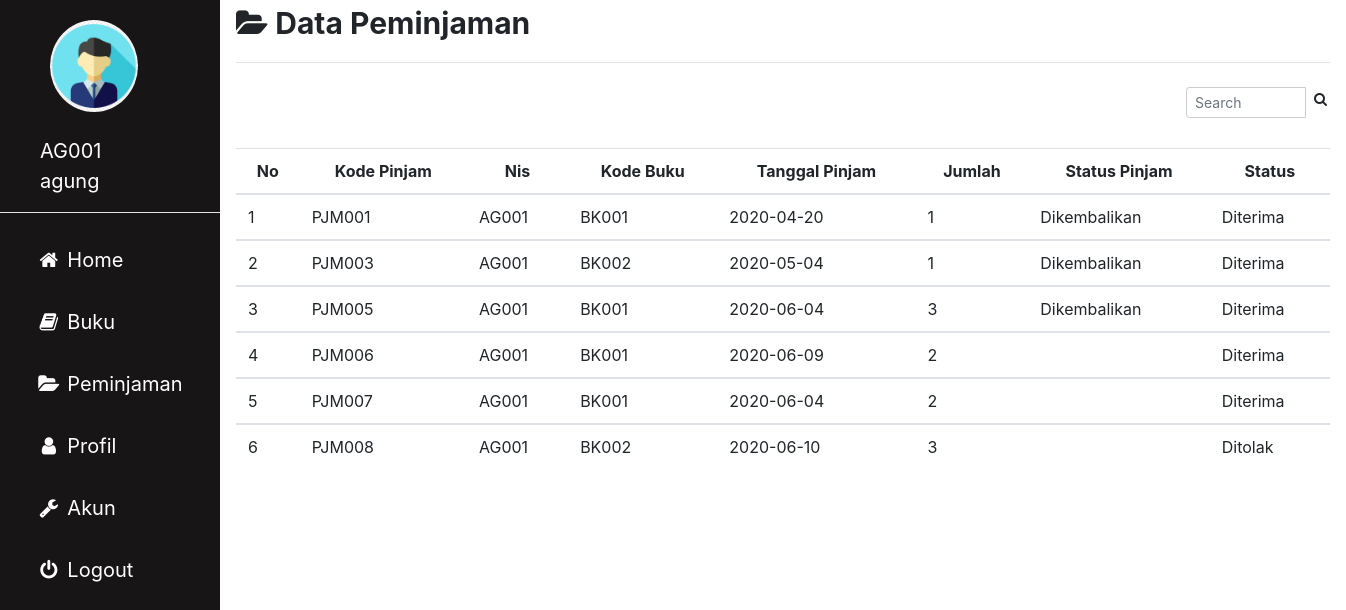
Screenshot of /anggota/pinjam.php (signed in) with the database file from the repository.
### tables this page shows
CREATE TABLE `peminjaman` (
  `kode_pinjam` varchar(10) NOT NULL,
  `nis` varchar(10) NOT NULL,
  `kode_buku` varchar(10) NOT NULL,
  `tgl_pinjam` date NOT NULL,
  `jumlah` int(3) NOT NULL,
  `status_pinjam` varchar(30) DEFAULT NULL,
  `status` varchar(20) DEFAULT NULL
);

### anggota/pinjam.php (the view, shortened to what this page needs)
<?php
include'sidebar.php';
 ?>
 <html>
 <head>
 <link rel="stylesheet" href="../img/csskonten.css">
 <link rel="stylesheet" href="../css/bootstrap.css">
 </head>
 <body>
 <div class="main">
   <b><i class="fa fa-folder-open"></i> Data Peminjaman</b>
<hr>
<form class="" action="" method="post">
                <div class="input-group input-group-sm" style="width: 150px; margin-left: 950px;">
                  <input type="text" name="search" class="form-control float-right" placeholder="Search">
                  <div class="input-group-append">
                    <button type="submit" class="btn btn-default"><i class="fa fa-search"></i></button>
                  </div>
                </div>
                </form>
    <table class="table table-hover">
      <thead align=center>
        <tr>
          <th scope="col">No</th>
          <th scope="col">Kode Pinjam</th>
          <th scope="col">Nis</th>
          <th scope="col">Kode Buku</th>
          <th scope="col">Tanggal Pinjam</th>
          <th scope="col">Jumlah</th>
          <th scope="col">Status Pinjam</th>
          <th scope="col" colspan="2">Status</th>
        </tr>
      </thead>
      <?php
      if(isset($_POST['search'])){
        $param = $_POST['search'];
        $asd = $koneksi->prepare("SELECT * FROM peminjaman WHERE kode_pinjam LIKE :1 OR kode_buku LIKE :1 ");
        $asd->bindParam(':1', $param);
        $asd->execute();
      }else{
        $metode = $_SESSION['username']['id'];
      $asd = $koneksi -> prepare("SELECT * FROM peminjaman WHERE nis = '$metode'");
      $asd -> execute(array($metode));
    }
      $i = 1;
      while($data = $asd -> fetch()){
      ?>
      <tbody>
        <tr>
          <td><?php echo $i ?></td>
          <td><?php echo $data['kode_pinjam']; ?></td>
          <td><?php echo $data['nis']; ?></td>
          <td><?php echo $data['kode_buku']; ?></td>
          <td><?php echo $data['tgl_pinjam']; ?></td>
          <td><?php echo $data['jumlah']; ?></td>
          <td><?php echo $data['status_pinjam']; ?></td>
          <td><?php echo $data['status']; ?></td>
        </tr>
      </tbody>
    <?php $i++; } ?>
    </table>
   </div>
 </body>
 </html>

### img/cssadmin.css (style rules this page uses)
body { margin: 0; font-family: "Lato", sans-serif; }

### img/csskonten.css (style rules this page uses)
.main { margin-left: 220px; padding: 1px 16px; height: 100%; font-size: 30px; }
input[type=text], input[type=password], select { width: 100%; padding: 5px 5px; margin: 8px 0; display: inline-block; border: 1px solid #ccc; box-sizing: border-box; font-size: 20px; }

### rows the page displays
peminjaman: kode_pinjam "PJM001", nis "AG001", kode_buku "BK001", tgl_pinjam "2020-04-20", jumlah "1", status_pinjam "Dikembalikan", status "Diterima"
peminjaman: kode_pinjam "PJM003", nis "AG001", kode_buku "BK002", tgl_pinjam "2020-05-04", jumlah "1", status_pinjam "Dikembalikan", status "Diterima"
peminjaman: kode_pinjam "PJM005", nis "AG001", kode_buku "BK001", tgl_pinjam "2020-06-04", jumlah "3", status_pinjam "Dikembalikan", status "Diterima"
peminjaman: kode_pinjam "PJM006", nis "AG001", kode_buku "BK001", tgl_pinjam "2020-06-09", jumlah "2", status "Diterima"
peminjaman: kode_pinjam "PJM007", nis "AG001", kode_buku "BK001", tgl_pinjam "2020-06-04", jumlah "2", status "Diterima"
peminjaman: kode_pinjam "PJM008", nis "AG001", kode_buku "BK002", tgl_pinjam "2020-06-10", jumlah "3", status "Ditolak"

### other values shown
$_SESSION['username']['id'] "AG001"
$_SESSION['username']['nama'] "agung"
